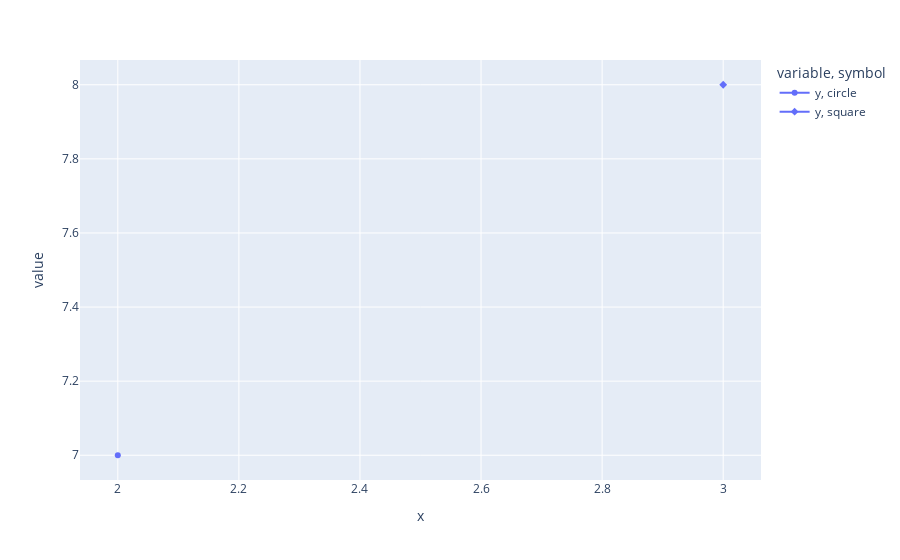

The cell this chart's notebook holds for it:
### Code cell
#df = pd.read_csv('./Tiller_order_data.csv', low_memory=False)
d = {'x': [2, 3], 'y': [7, 8]}

# by default the x axis is the row index.
df = pd.DataFrame(data=d).set_index('x')
fig = px.line(df,markers=True ,symbol=['circle', 'square'])


fig.show()

### Figure 1 — Plotly figure (JSON) as saved in the notebook; plotly's stock layout.template omitted (floating-point values rounded to 4 significant figures)
{"data": [{"hovertemplate": "variable=y<br>symbol=circle<br>x=%{x}<br>value=%{y}<extra></extra>", "legendgroup": "y, circle", "line": {"color": "#636efa", "dash": "solid"}, "marker": {"symbol": "circle"}, "mode": "lines+markers", "name": "y, circle", "orientation": "v", "showlegend": true, "type": "scatter", "x": [2], "xaxis": "x", "y": [7], "yaxis": "y"}, {"hovertemplate": "variable=y<br>symbol=square<br>x=%{x}<br>value=%{y}<extra></extra>", "legendgroup": "y, square", "line": {"color": "#636efa", "dash": "solid"}, "marker": {"symbol": "diamond"}, "mode": "lines+markers", "name": "y, square", "orientation": "v", "showlegend": true, "type": "scatter", "x": [3], "xaxis": "x", "y": [8], "yaxis": "y"}], "layout": {"legend": {"title": {"text": "variable, symbol"}, "tracegroupgap": 0}, "margin": {"t": 60}, "xaxis": {"anchor": "y", "domain": [0, 1], "title": {"text": "x"}}, "yaxis": {"anchor": "x", "domain": [0, 1], "title": {"text": "value"}}}}
